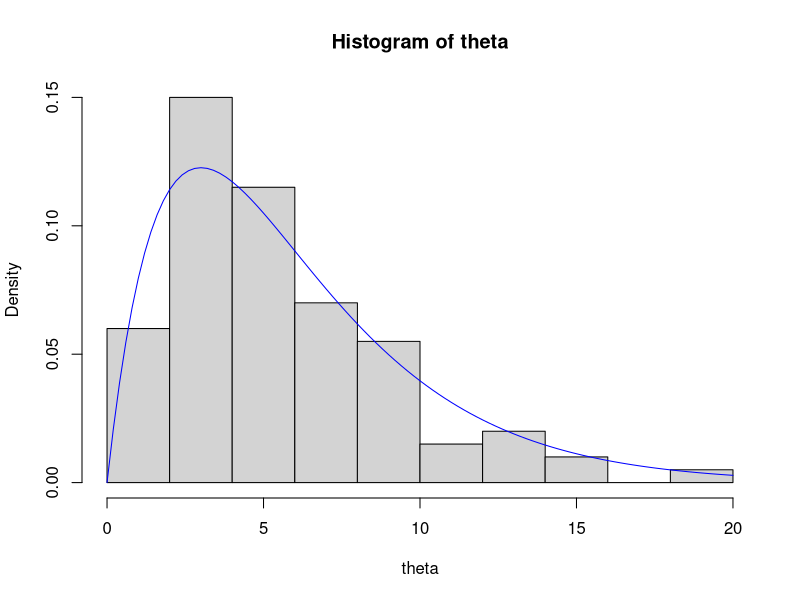
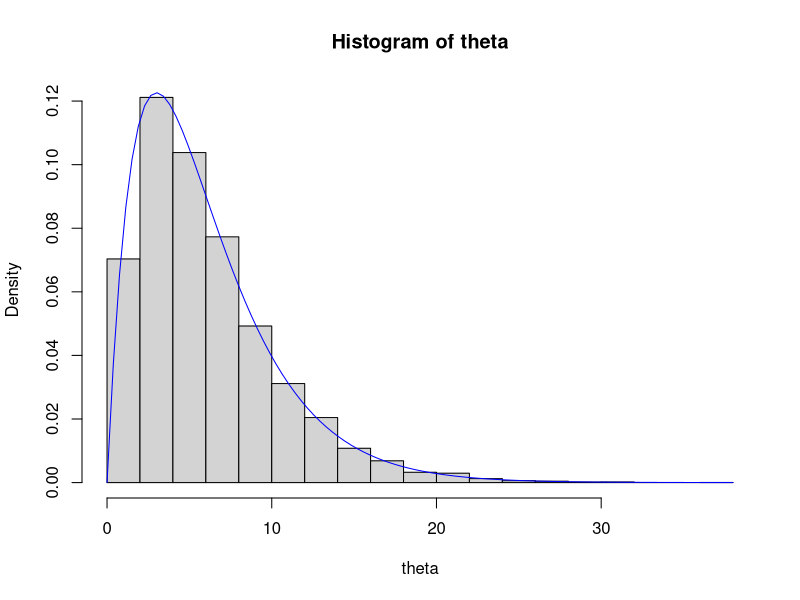
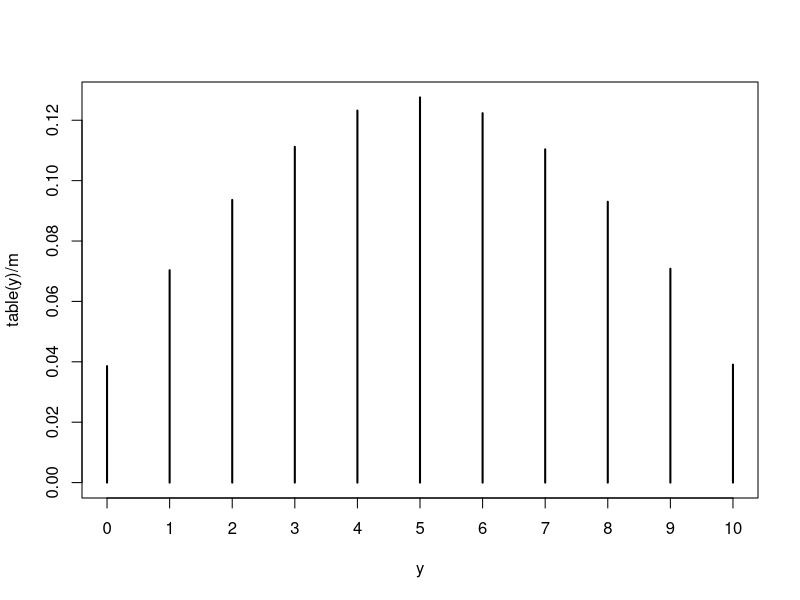

Generate these figures, in order, with R:




set.seed(32)


####n = 100

n = 100
a = 2.0
b = 1.0/3.0

theta = rgamma(n,a,b)

head(theta)

tail(theta)

hist(theta, freq=FALSE)
curve(dgamma(x,a,b), col = "blue", add = TRUE)

sum(theta)/n
mean(theta) #simuleeritud keskmine
a/b #see on antud gamma jaotuse analüütiline keskmine. Meie simuleeritud keskmine pole väga hea


###n = 10000

  n = 10000
  a = 2.0
  b = 1.0/3.0
  
  theta = rgamma(n,a,b)
  
  head(theta)
  
  tail(theta)
  
  hist(theta, freq=FALSE)
  curve(dgamma(x,a,b), col = "blue", add = TRUE)

mean(theta)


var(theta) #simuleeritud variatsioon
a/b^2 #analüütiline variatsioon - suht lähedal

ind <- theta < 5.0 #millised väärtused on simulatsioonis alla 5
head(ind)
mean(ind) # simulatsiooni hinnang, et väärtus on alla 5.0
pgamma(5,2,1/3) #analüütiline hinnang, et väärtus on alla 5.0       

quantile(theta,.95) #paneb theta vektori numbrid järjekorda ja võtab 95th quantile'i
qgamma(.95,2,1/3) #analüütiline meie gamma quantile

se <- sd(theta)/sqrt(n) #monte carlo hinnangu standardviga
se

2.0*se #usalduspiiride ulatus keskmisele. Ütleb, et oleme 95% kindlad, et tõeline theta väärtus pole
#kaugemal kui see väärtus keskmisest:

mean(theta) - (2.0*se)
mean(theta) + (2.0*se)

se <- sd(ind)/sqrt(n) 
se #usalduspiiride ulatus tõenäosusele, et väärtus on alla 5.0
#ehk proportsioonile väärtustele, mis on simulatsioonis alla 5.0. 

2*se #Peaks ütlema meile sisuliselt, et 95% tõenäosus, et kui teeme simulatsiooni, 
#siis alla 5.0 jäävate väärtuste proportsioon jääb meie mean(ind) väärtusest nii palju
#mõlemale poole (+ ja -)

####HIERHARHILINE MUDEL
##2 sammu:

m = 1e5 #Montecarlo valimi suurus
y <- numeric(m) #tühi numbriline vektor m liikmega
phi <- numeric(m) #---"---

#järgmises funktsioonis me sisuliselt tõmbame ükshaaval phi vektorisse ühe väärtuse 
#beta jaotusest ja paneme selle väärtuse binomiaalse jaotuse parameetriks, et tõmmata
#y vektorisse üks väärtus. Teeme seda 1e5 ehk 100k korda.
for (i in 1:m){
  phi[i] <- rbeta(1, 2, 2)
  y[i] <- rbinom(1,10,phi[i])
}

#Siin teeme sama asja, mis üleval ainult vektoritega, mis on vääääga palju kiirem
#sisuliselt teeme kohe 100k tõmmet phi vektorisse ja seejärel kasutame igat phi
#vektori liiget ükshaaval, et teha igale phi vektori väärtusele vastav tõmmet
#binomiaalsest jaotusest y vektorisse ja nii 100k korda.
phi <- rbeta(m,2,2)
y <- rbinom(m,10,phi)

#Nüüd vaatame y  marginaalse jaotuse omadusi. Sisuliselt lihtalt ignoreerime
#Phi-d ja vaatame y-d Aga pea meeles, et y marginaalne jaotus pole binomiaalne
#vaid beta-bionmiaalne, sest parameeter phi ei ole püsiv.

table(y) #Vaatame kui palju me erinevaid väärtuseid saime y vektorisse
plot(table(y)/m) #plotime tõenäosused saada mingit y väärtust
mean(y) # samuti saame leida marginaalne y beta-binomiaalse jaotuse keskmise



m <- 1e5
theta <- numeric(m)

theta <- rbeta(m,5,3)
theta <- theta/(1-theta)

0.625/(1-0.625)

head(theta)

mean(theta>1)
          
qnorm(0.3,0,1)

monorm <- rnorm(m,0,1)
quantile(monorm, 0.3)

sqrt(5.2/5000)


Q = matrix(c(0.0, 1, 
             0.3, 0.7), 
             nrow=2, byrow=TRUE)

n = 100000
x = numeric(n)
x[1] = 1 # fix the state as 1 for time 1
for (i in 2:n) {
  x[i] = sample.int(2, size=1, prob=Q[x[i-1],])}

table(x)/n

vec <- c(0, 1)

vec %*% Q %*% Q
